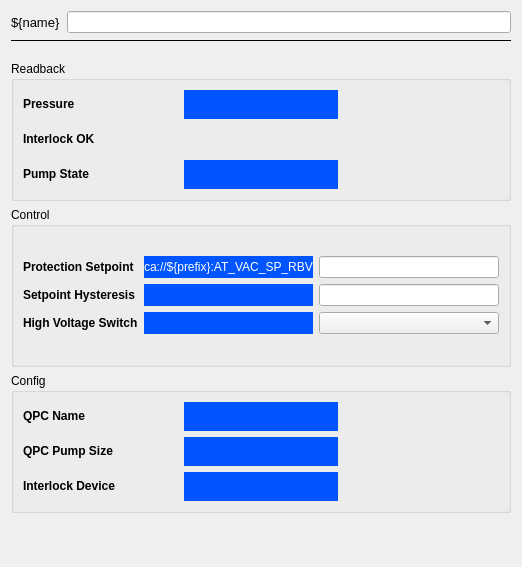
<?xml version="1.0" encoding="UTF-8"?>
<ui version="4.0">
 <class>Form</class>
 <widget class="QWidget" name="Form">
  <property name="geometry">
   <rect>
    <x>0</x>
    <y>0</y>
    <width>522</width>
    <height>567</height>
   </rect>
  </property>
  <property name="sizePolicy">
   <sizepolicy hsizetype="Preferred" vsizetype="Preferred">
    <horstretch>0</horstretch>
    <verstretch>0</verstretch>
   </sizepolicy>
  </property>
  <property name="windowTitle">
   <string>Form</string>
  </property>
  <layout class="QVBoxLayout" name="verticalLayout_17">
   <item>
    <layout class="QHBoxLayout" name="horizontalLayout_3">
     <item>
      <widget class="PyDMLabel" name="PyDMLabel_11">
       <property name="maximumSize">
        <size>
         <width>16777215</width>
         <height>40</height>
        </size>
       </property>
       <property name="font">
        <font>
         <pointsize>10</pointsize>
        </font>
       </property>
       <property name="toolTip">
        <string/>
       </property>
       <property name="text">
        <string>${name}</string>
       </property>
      </widget>
     </item>
     <item>
      <widget class="PyDMLineEdit" name="PyDMLineEdit_3">
       <property name="toolTip">
        <string/>
       </property>
      </widget>
     </item>
    </layout>
   </item>
   <item>
    <widget class="Line" name="line_4">
     <property name="frameShadow">
      <enum>QFrame::Plain</enum>
     </property>
     <property name="lineWidth">
      <number>1</number>
     </property>
     <property name="orientation">
      <enum>Qt::Horizontal</enum>
     </property>
    </widget>
   </item>
   <item>
    <spacer name="verticalSpacer_2">
     <property name="orientation">
      <enum>Qt::Vertical</enum>
     </property>
     <property name="sizeType">
      <enum>QSizePolicy::Fixed</enum>
     </property>
     <property name="sizeHint" stdset="0">
      <size>
       <width>20</width>
       <height>13</height>
      </size>
     </property>
    </spacer>
   </item>
   <item>
    <widget class="QGroupBox" name="groupBox">
     <property name="sizePolicy">
      <sizepolicy hsizetype="Preferred" vsizetype="Fixed">
       <horstretch>0</horstretch>
       <verstretch>0</verstretch>
      </sizepolicy>
     </property>
     <property name="minimumSize">
      <size>
       <width>0</width>
       <height>140</height>
      </size>
     </property>
     <property name="title">
      <string>Readback</string>
     </property>
     <layout class="QVBoxLayout" name="verticalLayout_14">
      <item>
       <layout class="QHBoxLayout" name="horizontalLayout_4">
        <item>
         <layout class="QVBoxLayout" name="verticalLayout">
          <item>
           <widget class="QLabel" name="pressure_label">
            <property name="text">
             <string>&lt;b&gt;Pressure&lt;b&gt;</string>
            </property>
           </widget>
          </item>
          <item>
           <widget class="QLabel" name="interlock_ok_label">
            <property name="text">
             <string>&lt;html&gt;&lt;head/&gt;&lt;body&gt;&lt;p&gt;&lt;span style=&quot; font-weight:600;&quot;&gt;Interlock OK&lt;/span&gt;&lt;/p&gt;&lt;/body&gt;&lt;/html&gt;</string>
            </property>
           </widget>
          </item>
          <item>
           <widget class="QLabel" name="pump_state_label">
            <property name="text">
             <string>&lt;b&gt;Pump State&lt;/b&gt;</string>
            </property>
           </widget>
          </item>
         </layout>
        </item>
        <item>
         <layout class="QVBoxLayout" name="verticalLayout_4">
          <item>
           <widget class="PyDMLabel" name="pressure_readback">
            <property name="styleSheet">
             <string notr="true">background-color: rgb(0, 85, 255);
color: rgb(255, 255, 255);</string>
            </property>
            <property name="channel">
             <string>ca://${prefix}:PRESS_RBV</string>
            </property>
           </widget>
          </item>
          <item>
           <widget class="PyDMByteIndicator" name="PyDMByteIndicator">
            <property name="toolTip">
             <string/>
            </property>
            <property name="channel">
             <string>ca://${prefix}:ILK_OK_RBV</string>
            </property>
            <property name="showLabels">
             <bool>false</bool>
            </property>
            <property name="circles">
             <bool>true</bool>
            </property>
           </widget>
          </item>
          <item>
           <widget class="PyDMLabel" name="pump_state_readback">
            <property name="styleSheet">
             <string notr="true">background-color: rgb(0, 85, 255);
color: rgb(255, 255, 255);</string>
            </property>
            <property name="channel">
             <string>ca://${prefix}:STATE_RBV</string>
            </property>
           </widget>
          </item>
         </layout>
        </item>
        <item>
         <layout class="QVBoxLayout" name="verticalLayout_3">
          <item>
           <widget class="QLabel" name="label">
            <property name="text">
             <string/>
            </property>
           </widget>
          </item>
          <item>
           <widget class="QLabel" name="label_3">
            <property name="text">
             <string/>
            </property>
           </widget>
          </item>
          <item>
           <widget class="QLabel" name="label_4">
            <property name="text">
             <string/>
            </property>
           </widget>
          </item>
         </layout>
        </item>
       </layout>
      </item>
     </layout>
    </widget>
   </item>
   <item>
    <widget class="QGroupBox" name="groupBox_2">
     <property name="sizePolicy">
      <sizepolicy hsizetype="Preferred" vsizetype="Minimum">
       <horstretch>0</horstretch>
       <verstretch>0</verstretch>
      </sizepolicy>
     </property>
     <property name="minimumSize">
      <size>
       <width>0</width>
       <height>160</height>
      </size>
     </property>
     <property name="title">
      <string>Control</string>
     </property>
     <layout class="QVBoxLayout" name="verticalLayout_15">
      <item>
       <layout class="QHBoxLayout" name="horizontalLayout_6">
        <item>
         <layout class="QVBoxLayout" name="verticalLayout_8">
          <item>
           <widget class="QLabel" name="pressure_label_3">
            <property name="text">
             <string>&lt;html&gt;&lt;head/&gt;&lt;body&gt;&lt;p&gt;&lt;span style=&quot; font-weight:600;&quot;&gt;Protection Setpoint&lt;/span&gt;&lt;/p&gt;&lt;/body&gt;&lt;/html&gt;</string>
            </property>
           </widget>
          </item>
          <item>
           <widget class="QLabel" name="high_voltage_do_label_3">
            <property name="text">
             <string>&lt;html&gt;&lt;head/&gt;&lt;body&gt;&lt;p&gt;&lt;span style=&quot; font-weight:600;&quot;&gt;Setpoint Hysteresis&lt;/span&gt;&lt;/p&gt;&lt;/body&gt;&lt;/html&gt;</string>
            </property>
           </widget>
          </item>
          <item>
           <widget class="QLabel" name="high_voltage_in_label_3">
            <property name="text">
             <string>&lt;html&gt;&lt;head/&gt;&lt;body&gt;&lt;p&gt;&lt;span style=&quot; font-weight:600;&quot;&gt;High Voltage Switch&lt;/span&gt;&lt;/p&gt;&lt;/body&gt;&lt;/html&gt;</string>
            </property>
           </widget>
          </item>
         </layout>
        </item>
        <item>
         <layout class="QVBoxLayout" name="verticalLayout_9">
          <item>
           <widget class="PyDMLabel" name="protection_setpoint_readback">
            <property name="styleSheet">
             <string notr="true">background-color: rgb(0, 85, 255);
color: rgb(255, 255, 255);</string>
            </property>
            <property name="text">
             <string>ca://${prefix}:AT_VAC_SP_RBV</string>
            </property>
            <property name="channel">
             <string>ca://${prefix}:AT_VAC_SP_RBV</string>
            </property>
           </widget>
          </item>
          <item>
           <widget class="PyDMLabel" name="setpoint_hysteresis_readback">
            <property name="styleSheet">
             <string notr="true">background-color: rgb(0, 85, 255);
color: rgb(255, 255, 255);</string>
            </property>
            <property name="channel">
             <string>ca://${prefix}:SP_HYS_RBV</string>
            </property>
           </widget>
          </item>
          <item>
           <widget class="PyDMLabel" name="high_voltage_switch_readback">
            <property name="styleSheet">
             <string notr="true">background-color: rgb(0, 85, 255);
color: rgb(255, 255, 255);</string>
            </property>
            <property name="channel">
             <string>ca://${prefix}:HV_SW_RBV</string>
            </property>
           </widget>
          </item>
         </layout>
        </item>
        <item>
         <layout class="QVBoxLayout" name="verticalLayout_10">
          <item>
           <widget class="PyDMLineEdit" name="protection_setpoint_setpoint">
            <property name="channel">
             <string>ca://${prefix}:AT_VAC_SP</string>
            </property>
           </widget>
          </item>
          <item>
           <widget class="PyDMLineEdit" name="setpoint_hysteresis_setpoint">
            <property name="channel">
             <string>ca://${prefix}:SP_HYS</string>
            </property>
           </widget>
          </item>
          <item>
           <widget class="PyDMEnumComboBox" name="PyDMEnumComboBox">
            <property name="toolTip">
             <string/>
            </property>
            <property name="channel">
             <string>ca://${prefix}:HV_SW</string>
            </property>
           </widget>
          </item>
         </layout>
        </item>
       </layout>
      </item>
     </layout>
    </widget>
   </item>
   <item>
    <widget class="QGroupBox" name="groupBox_3">
     <property name="sizePolicy">
      <sizepolicy hsizetype="Preferred" vsizetype="Minimum">
       <horstretch>0</horstretch>
       <verstretch>0</verstretch>
      </sizepolicy>
     </property>
     <property name="minimumSize">
      <size>
       <width>0</width>
       <height>140</height>
      </size>
     </property>
     <property name="title">
      <string>Config</string>
     </property>
     <layout class="QVBoxLayout" name="verticalLayout_16">
      <item>
       <layout class="QHBoxLayout" name="horizontalLayout_7">
        <item>
         <layout class="QVBoxLayout" name="verticalLayout_11">
          <item>
           <widget class="QLabel" name="qpc_name_label">
            <property name="text">
             <string>&lt;b&gt;QPC Name&lt;/b&gt;</string>
            </property>
           </widget>
          </item>
          <item>
           <widget class="QLabel" name="qpc_pumpsize_label">
            <property name="text">
             <string>&lt;b&gt;QPC Pump Size&lt;/b&gt;</string>
            </property>
           </widget>
          </item>
          <item>
           <widget class="QLabel" name="interlock_device_label">
            <property name="text">
             <string>&lt;b&gt;Interlock Device&lt;/b&gt;</string>
            </property>
           </widget>
          </item>
         </layout>
        </item>
        <item>
         <layout class="QVBoxLayout" name="verticalLayout_12">
          <item>
           <widget class="PyDMLabel" name="qpc_name_readback">
            <property name="styleSheet">
             <string notr="true">background-color: rgb(0, 85, 255);
color: rgb(255, 255, 255);</string>
            </property>
            <property name="channel">
             <string>ca://${prefix}:VPCNAME</string>
            </property>
           </widget>
          </item>
          <item>
           <widget class="PyDMLabel" name="qpc_pumpsize_readback">
            <property name="styleSheet">
             <string notr="true">background-color: rgb(0, 85, 255);
color: rgb(255, 255, 255);</string>
            </property>
            <property name="channel">
             <string>ca://${prefix}:PUMPSIZE</string>
            </property>
           </widget>
          </item>
          <item>
           <widget class="PyDMLabel" name="interlock_device_readback">
            <property name="styleSheet">
             <string notr="true">background-color: rgb(0, 85, 255);
color: rgb(255, 255, 255);</string>
            </property>
            <property name="channel">
             <string>ca://${prefix}:ILK_DEVICE_RBV</string>
            </property>
           </widget>
          </item>
         </layout>
        </item>
        <item>
         <layout class="QVBoxLayout" name="verticalLayout_13">
          <item>
           <widget class="QLabel" name="label_14">
            <property name="text">
             <string/>
            </property>
           </widget>
          </item>
          <item>
           <widget class="QLabel" name="label_11">
            <property name="text">
             <string/>
            </property>
           </widget>
          </item>
          <item>
           <widget class="QLabel" name="label_10">
            <property name="text">
             <string/>
            </property>
           </widget>
          </item>
         </layout>
        </item>
       </layout>
      </item>
     </layout>
    </widget>
   </item>
   <item>
    <spacer name="verticalSpacer">
     <property name="orientation">
      <enum>Qt::Vertical</enum>
     </property>
     <property name="sizeHint" stdset="0">
      <size>
       <width>20</width>
       <height>89</height>
      </size>
     </property>
    </spacer>
   </item>
  </layout>
 </widget>
 <customwidgets>
  <customwidget>
   <class>PyDMLabel</class>
   <extends>QLabel</extends>
   <header>pydm.widgets.label</header>
  </customwidget>
  <customwidget>
   <class>PyDMByteIndicator</class>
   <extends>QWidget</extends>
   <header>pydm.widgets.byte</header>
  </customwidget>
  <customwidget>
   <class>PyDMEnumComboBox</class>
   <extends>QComboBox</extends>
   <header>pydm.widgets.enum_combo_box</header>
  </customwidget>
  <customwidget>
   <class>PyDMLineEdit</class>
   <extends>QLineEdit</extends>
   <header>pydm.widgets.line_edit</header>
  </customwidget>
 </customwidgets>
 <resources/>
 <connections/>
</ui>
